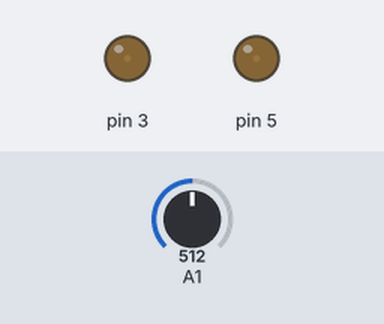
This sketch was run on a simulated Arduino Uno, built with avr-gcc and run on an emulated ATmega328P. Shown: output pins drawn as LEDs (lit = HIGH). The inputs (shaded band) are chosen by the test bench; at power-on: A1 = 512.

Above: at 1.2 s.
1.3 s: A1 set to 0
At 3.38 s:
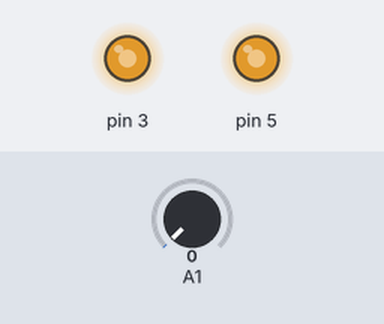
At 4.0 s:
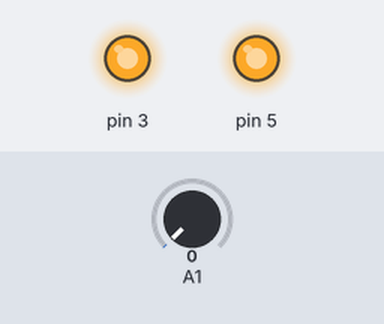
4.3 s: A1 set to 511
At 4.86 s:
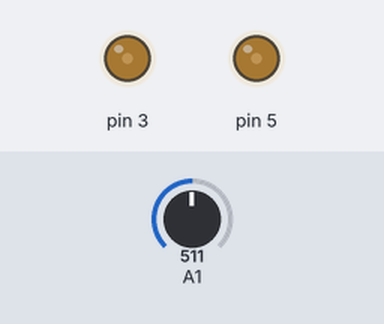
Timing chart, 0 to 7.3 s (numbered marks = the images above; inputs shaded):
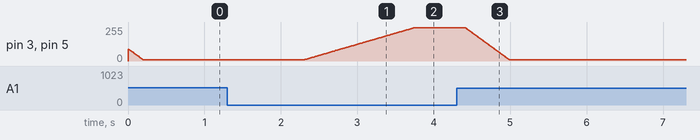

The sketch:

arduino_PI_sketch.ino
```cpp
/************************************
 *          Motor Speed Control     *
 ************************************/

//PID constants
float Kp = 2;
float Ki = 25;

// initialize variables
float error    = 0;
float intError = 0;
float control  = 0;
float Vs       = 0;
int dutyCycle  = 0;

// set step size for integration
float Ts       = 0.01; // 0.010 s = 10 ms

float current_time, previous_time, elapsed_time;

// set desired speed
float tachometer = 0.0286; // sensor scaling factor
float ref_speed  = 20; // reference angular velocity
float Vr = ref_speed * tachometer; // reference voltage


void setup(){

  // Default output (PWM rate ~1kHz)
  pinMode(5,OUTPUT);

  // Timer/Counter Control Register 2 A
  // set PWM pins 3 and 11 (timer2) for 3906 Hz
  TCCR2B=(TCCR2B&0xF8) | 2;

  pinMode(3,OUTPUT); // 3906 HZ PWM
  // the duty cycle with higher frequency will give us
  // smooth velocity change and the motor will not provide
  // high sound

  Serial.begin(9600);
}

void loop(){

        /**************************************************/
        // uncomment for debugging
        // it will allow you to change the reference
        // speed on-the-fly (after each arduino reset)
        /*
        if(ref_speed == 0){
          while(1){
            ref_speed = Serial.parseFloat();
            if(ref_speed != 0) break;
          }
        }
        */
        /**************************************************/

        current_time = millis(); // get current time

        Vr = ref_speed * tachometer;

        Vs = analogRead(A1);
        Vs = (float)(Vs/256);
        //currentTime = millis();
        //elapsedTime = (double)(currentTime - previousTime);
        error = Vr - Vs;

        // increment integrational error
        intError += error * Ts;
        // bound intError to [-1...1]
        intError = bound(intError, -1, 1);

        // calculate control signal
        control = Kp*error+Ki*intError;
        // bound control signal
        control = bound(control, -10, 10);

        dutyCycle=round(256/20*control+256/2);

        analogWrite(5,dutyCycle); // control PWM ~1.0 kHz
        analogWrite(3,dutyCycle); // control PWM ~3.9 kHz

        delay(Ts*1000); // [0.01(s)*1000](ms) = 10(ms)
        elapsed_time = millis() - current_time;

        /**************************************************/
        // uncomment for the debugging
        // Serial.print is time consuming function
        // which will take approx 80 ms
        /*
        Serial.print("Vr = "); Serial.print(Vr);
        Serial.print("\tVs = "); Serial.print(Vs);
        Serial.print("\tcontrol = "); Serial.print(control);
        Serial.print("\telapsed_time = "); Serial.print(elapsed_time);
        Serial.print("\t\tserial port time = "); Serial.print(millis()-current_time);
        Serial.print("\n");
        */
        /**************************************************/
}

// external functions
// bound signal in [min...max] range
float bound(float x, float x_min, float x_max){
  if(x < x_min){x = x_min;}
  if(x > x_max){x = x_max;}
  return x;
}
```

Measured:
- after the input at 1.3 s, pin 3, pin 5: moves from 8/255 to 248/255 over 1.4 s, starting after 1.0 s
- after the input at 4.3 s, pin 3, pin 5: moves from 248/255 to 8/255 over 0.58 s, starting after 0.12 s
